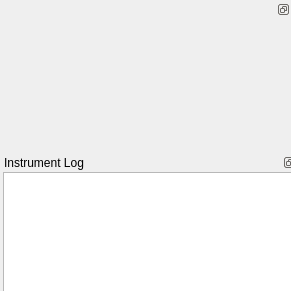
<?xml version="1.0" encoding="UTF-8"?>
<ui version="4.0">
 <class>Form</class>
 <widget class="QWidget" name="Form">
  <property name="windowModality">
   <enum>Qt::NonModal</enum>
  </property>
  <property name="geometry">
   <rect>
    <x>0</x>
    <y>0</y>
    <width>291</width>
    <height>291</height>
   </rect>
  </property>
  <property name="sizePolicy">
   <sizepolicy hsizetype="Minimum" vsizetype="Minimum">
    <horstretch>0</horstretch>
    <verstretch>0</verstretch>
   </sizepolicy>
  </property>
  <property name="minimumSize">
   <size>
    <width>291</width>
    <height>291</height>
   </size>
  </property>
  <property name="windowTitle">
   <string>Form</string>
  </property>
  <layout class="QVBoxLayout" name="verticalLayout_2">
   <property name="spacing">
    <number>0</number>
   </property>
   <property name="leftMargin">
    <number>0</number>
   </property>
   <property name="topMargin">
    <number>0</number>
   </property>
   <property name="rightMargin">
    <number>0</number>
   </property>
   <property name="bottomMargin">
    <number>0</number>
   </property>
   <item>
    <widget class="QDockWidget" name="dockWidget">
     <property name="features">
      <set>QDockWidget::DockWidgetFloatable|QDockWidget::DockWidgetMovable</set>
     </property>
     <property name="allowedAreas">
      <set>Qt::BottomDockWidgetArea|Qt::TopDockWidgetArea</set>
     </property>
     <widget class="QWidget" name="dockWidgetContents">
      <layout class="QVBoxLayout" name="verticalLayout_3">
       <property name="spacing">
        <number>0</number>
       </property>
       <property name="leftMargin">
        <number>0</number>
       </property>
       <property name="topMargin">
        <number>0</number>
       </property>
       <property name="rightMargin">
        <number>0</number>
       </property>
       <property name="bottomMargin">
        <number>0</number>
       </property>
       <item>
        <widget class="QWidget" name="widgetcontainer" native="true">
         <property name="sizePolicy">
          <sizepolicy hsizetype="MinimumExpanding" vsizetype="MinimumExpanding">
           <horstretch>1</horstretch>
           <verstretch>1</verstretch>
          </sizepolicy>
         </property>
         <property name="minimumSize">
          <size>
           <width>291</width>
           <height>121</height>
          </size>
         </property>
        </widget>
       </item>
      </layout>
     </widget>
    </widget>
   </item>
   <item>
    <widget class="QLabel" name="label">
     <property name="text">
      <string/>
     </property>
    </widget>
   </item>
   <item>
    <widget class="QDockWidget" name="dock_wid">
     <property name="minimumSize">
      <size>
       <width>297</width>
       <height>168</height>
      </size>
     </property>
     <property name="floating">
      <bool>false</bool>
     </property>
     <property name="features">
      <set>QDockWidget::DockWidgetFloatable|QDockWidget::DockWidgetMovable</set>
     </property>
     <property name="allowedAreas">
      <set>Qt::BottomDockWidgetArea|Qt::TopDockWidgetArea</set>
     </property>
     <property name="windowTitle">
      <string>Instrument Log</string>
     </property>
     <widget class="QWidget" name="dockWidgetContents_2">
      <layout class="QVBoxLayout" name="verticalLayout">
       <property name="spacing">
        <number>0</number>
       </property>
       <property name="leftMargin">
        <number>3</number>
       </property>
       <property name="topMargin">
        <number>0</number>
       </property>
       <property name="rightMargin">
        <number>3</number>
       </property>
       <property name="bottomMargin">
        <number>3</number>
       </property>
       <item>
        <widget class="QPlainTextEdit" name="widget_log">
         <property name="sizePolicy">
          <sizepolicy hsizetype="MinimumExpanding" vsizetype="MinimumExpanding">
           <horstretch>0</horstretch>
           <verstretch>0</verstretch>
          </sizepolicy>
         </property>
         <property name="minimumSize">
          <size>
           <width>285</width>
           <height>139</height>
          </size>
         </property>
        </widget>
       </item>
      </layout>
     </widget>
    </widget>
   </item>
  </layout>
 </widget>
 <resources/>
 <connections/>
</ui>
